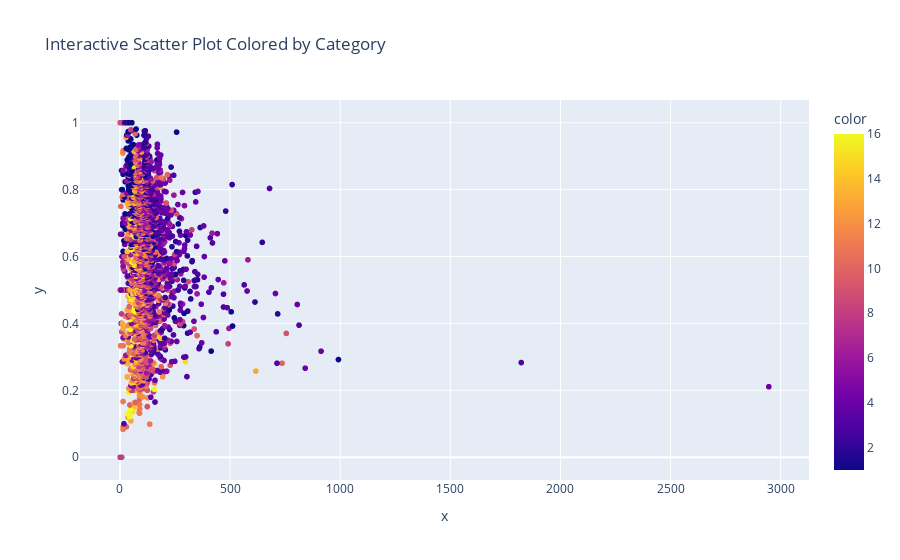

Write notebook code for a chart like this one.
### Code cell
fig = px.scatter(df, x=total_combined['n_attempt'], y=total_combined['EOC'], color=total_combined['chapter_number'], 
                 title='Interactive Scatter Plot Colored by Category',
                 labels={'EOC': 'EOC', 'SCORE': 'engagement_score'})  # Customize axis labels

fig.show()

### Figure 1 — Plotly figure (JSON) as saved in the notebook; plotly's stock layout.template omitted (floating-point values rounded to 4 significant figures; data arrays with more than 128 entries replaced by an {"elided": "..."} marker saying what was removed)
{"data": [{"hovertemplate": "x=%{x}<br>y=%{y}<br>color=%{marker.color}<extra></extra>", "legendgroup": "", "marker": {"color": {"elided": "2322 int values"}, "coloraxis": "coloraxis", "symbol": "circle"}, "mode": "markers", "name": "", "showlegend": false, "type": "scattergl", "x": {"elided": "2322 int values"}, "xaxis": "x", "y": {"elided": "2322 float values"}, "yaxis": "y"}], "layout": {"coloraxis": {"colorbar": {"title": {"text": "color"}}, "colorscale": [[0, "#0d0887"], [0.1111, "#46039f"], [0.2222, "#7201a8"], [0.3333, "#9c179e"], [0.4444, "#bd3786"], [0.5556, "#d8576b"], [0.6667, "#ed7953"], [0.7778, "#fb9f3a"], [0.8889, "#fdca26"], [1, "#f0f921"]]}, "legend": {"tracegroupgap": 0}, "title": {"text": "Interactive Scatter Plot Colored by Category"}, "xaxis": {"anchor": "y", "domain": [0, 1], "title": {"text": "x"}}, "yaxis": {"anchor": "x", "domain": [0, 1], "title": {"text": "y"}}}}
